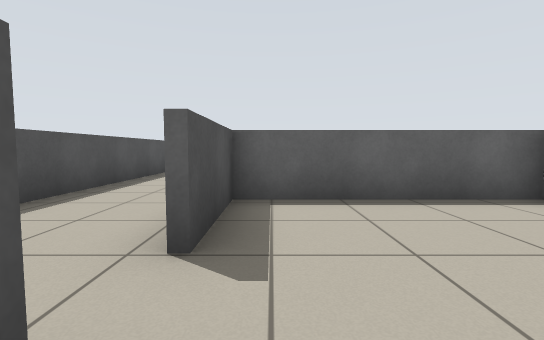
View 1 (above)

22 first-person views from a walk through a world built for the Player/Stage simulator. The camera is 0.73 m above the floor, tilts 4° down and sees 85° across. The lines on the ground mark 1 m squares. The floor is counted in squares, 1 m on a side. Each view is taken from the middle of a square. On the plan, view 1 faces up. The plan holds only what a view shows up to about 10 squares ahead; the rest is blank. Robots are left out.

View 2
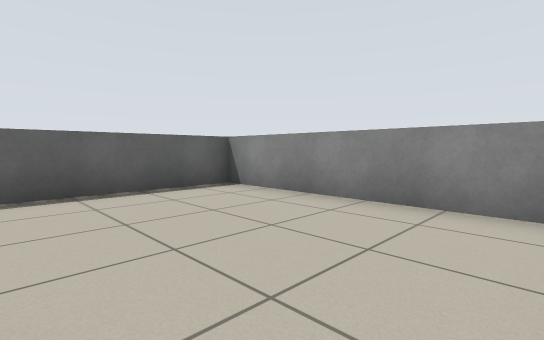

View 3
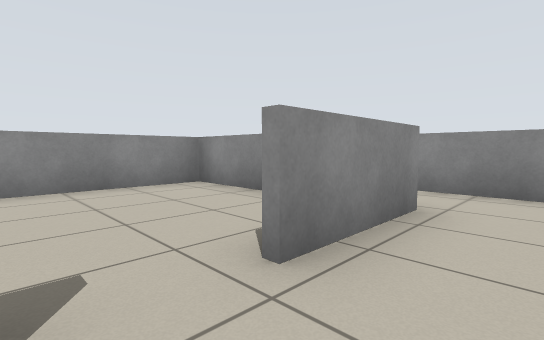

View 4
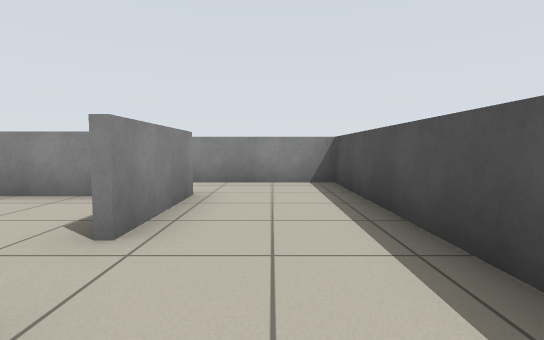

View 5
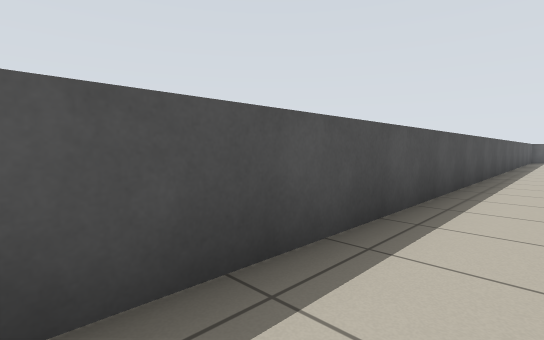

View 6
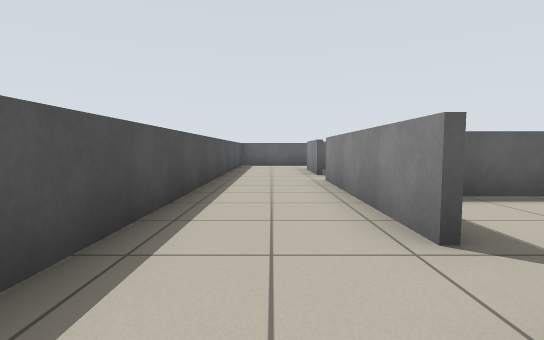

View 7
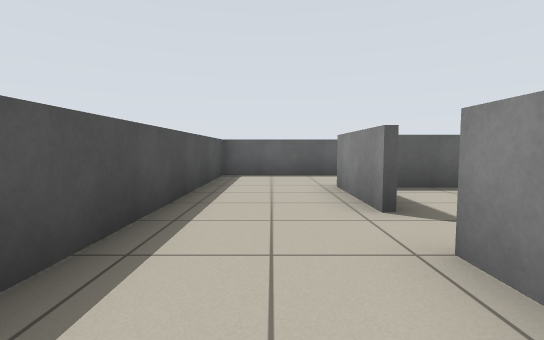

View 8
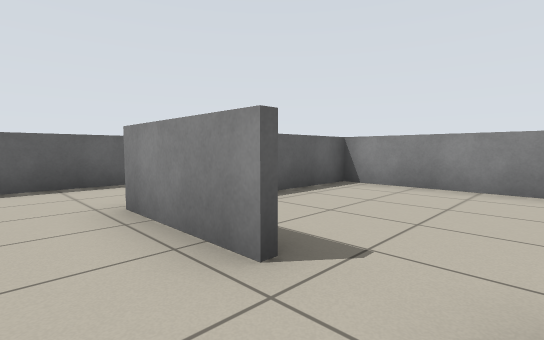

View 9
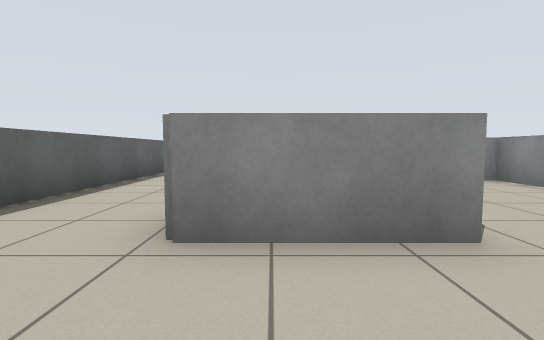

View 10
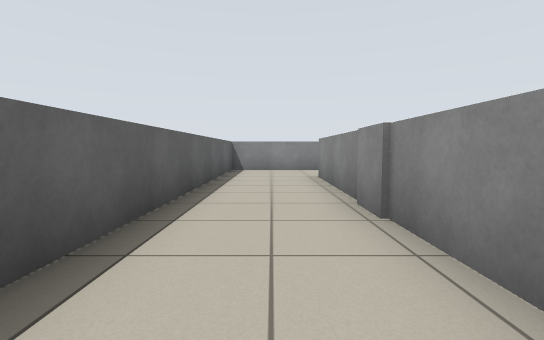

View 11
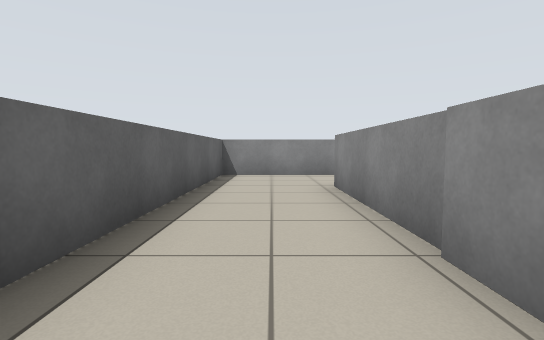

View 12
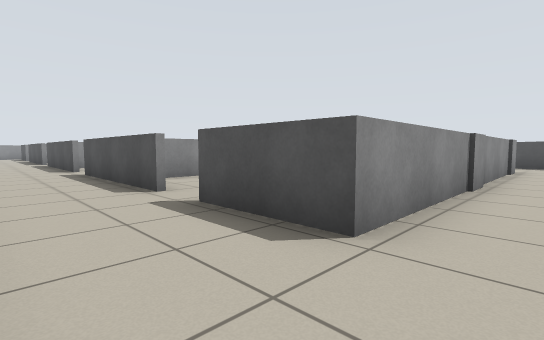

View 13
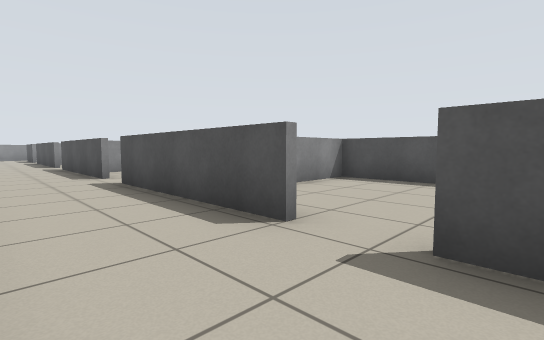

View 14
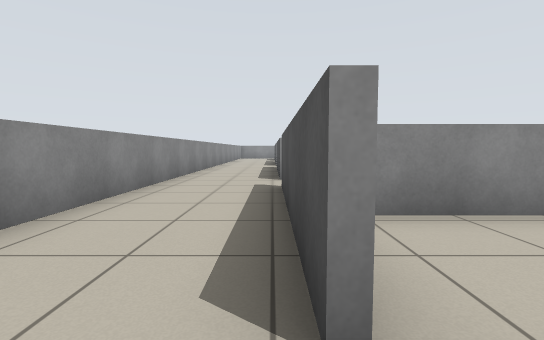

View 15
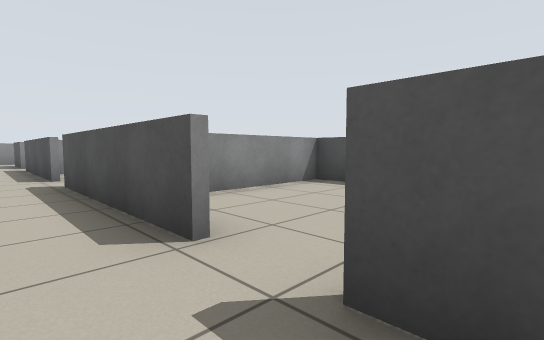

View 16
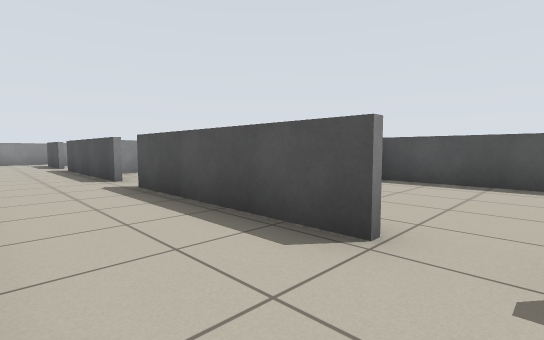

View 17
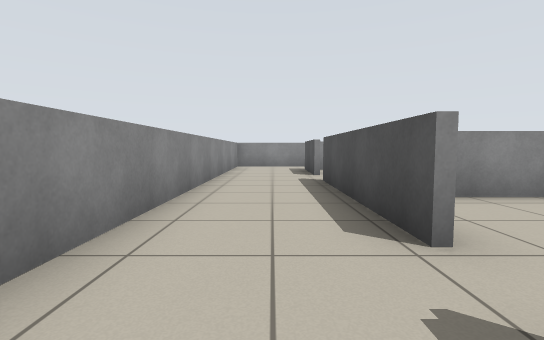

View 18
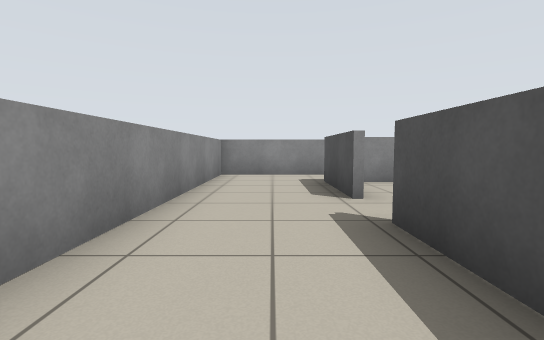

View 19
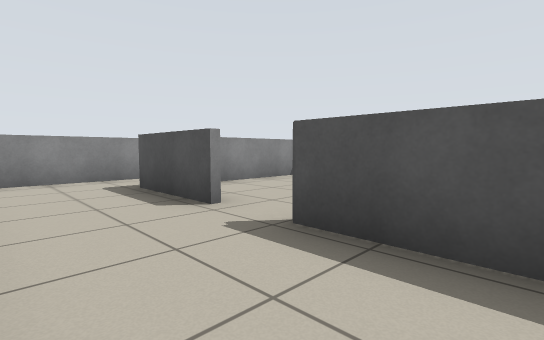

View 20
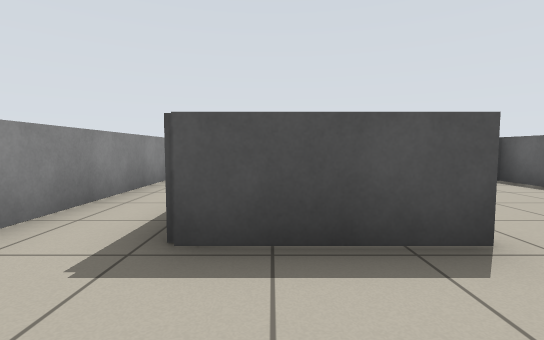

View 21
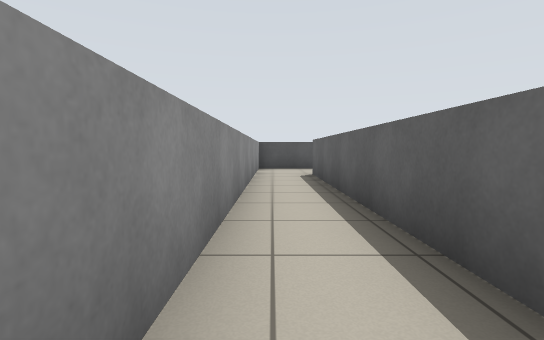

View 22
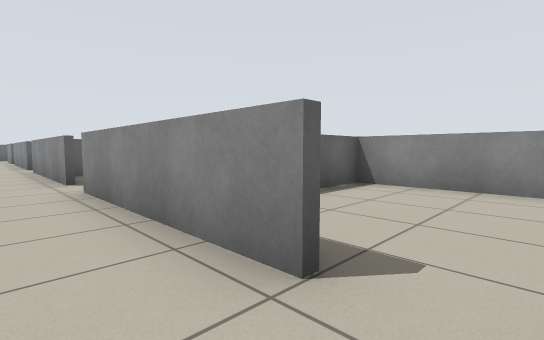

### Floor plan
Ten units are one square. View 1 is at (0, 0); x grows to the right and y downward. Boxes are objects, and circles mark ways between rooms. Rooms are numbered by the first view taken in them; rooms with no view inside come last. Other rooms are left out.
<svg viewBox="-39 -259 159 299">
<path fill="none" stroke="#000" d="M8 16 39 16 39 -43 -6 -43 -6 -20M-7 -141 -7 -191M-7 -80 -7 -130M-7 -202 -7 -228 88 -228 88 -202M-7 -20 -7 -68M-34 -16 -34 35 115 35 115 -75M88 -130 88 -81M88 -69 88 -20M88 -191 88 -142M115 -100 115 -174M88 -8 88 19M68 18 -7 18 -7 -8M115 -221 115 -254 -34 -254 -34 -39M42 -191 42 -168 79 -168M39 -191 39 -226 4 -226M26 -168 40 -168M42 -138 42 -107 80 -107M45 16 80 16M54 -43 41 -43"/>
<circle cx="-10" cy="-15" r="3" fill="#2a7"/>
<circle cx="90" cy="-200" r="3" fill="#2a7"/>
<circle cx="-10" cy="-200" r="3" fill="#2a7"/>
<circle cx="90" cy="-135" r="3" fill="#2a7"/>
<circle cx="90" cy="-15" r="3" fill="#2a7"/>
<text x="10" y="-10">1</text>
<text x="-20" y="-120">2</text>
<text x="70" y="-200">3</text>
<text x="10" y="-200">4</text>
<text x="70" y="-140">5</text>
<text x="70" y="-10">6</text>
</svg>
Room 1 opens to room 2. Room 2 opens to room 3. Room 2 opens to room 4. Room 2 opens to room 5. Room 2 opens to room 6.

Where each view was taken, in squares from view 1:
view 1: 0 up, 0 right, facing up
view 2: 1 down, 0 right, facing up-right
view 3: 2 up, 2 left, facing down-right
view 4: 3 up, 2 left, facing down
view 5: 5 up, 2 left, facing up-left
view 6: 12 up, 2 left, facing up
view 7: 17 up, 2 left, facing up
view 8: 19 up, 2 left, facing up-right
view 9: 22 up, 3 left, facing right
view 10: 24 up, 1 right, facing right
view 11: 24 up, 3 right, facing right
view 12: 24 up, 11 right, facing down-left
view 13: 21 up, 11 right, facing down-left
view 14: 20 up, 9 right, facing down
view 15: 15 up, 10 right, facing down-left
view 16: 14 up, 11 right, facing down-left
view 17: 9 up, 10 right, facing down
view 18: 5 up, 10 right, facing down
view 19: 4 up, 11 right, facing down-left
view 20: 1 down, 11 right, facing left
view 21: 3 down, 8 right, facing left
view 22: 1 up, 2 left, facing up-right
